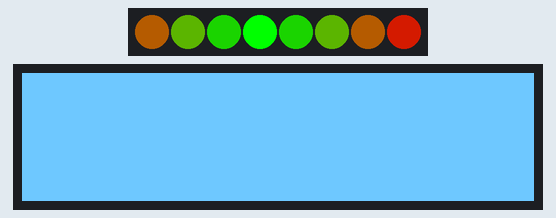
Bench run of a program on a simulated ESP8266 board running MicroPython. Shown: 8 RGB LEDs in strip order, left to right, 128×32 one-colour display. Library files of the repository ran but are not shown: neopixelstick.py; what the program prints to the serial console is not drawn.

Above: at 1.15 s.
At 2.3 s:
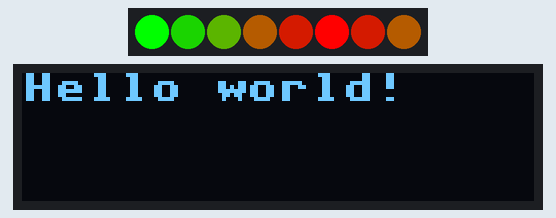
At 8.0 s:
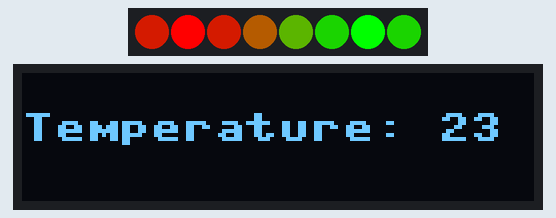
At 13.65 s:
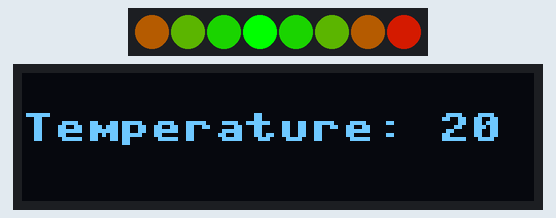
At 22.76 s:
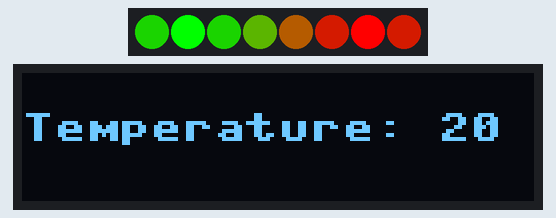
At 39.95 s:
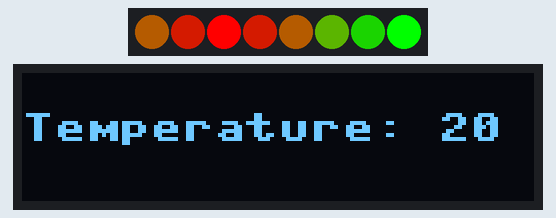
Timing chart, 0 to 40.0 s (numbered marks = the images above):
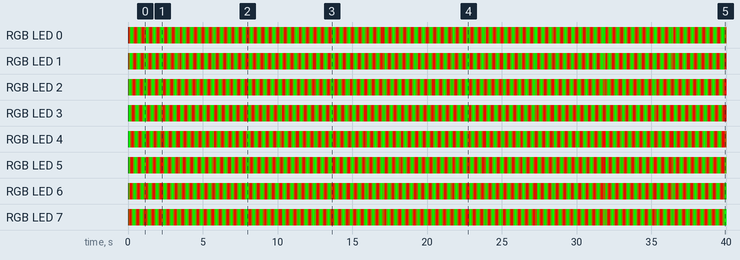

The program:

main_mywing.py
```python
# startup neopixels - Huzzah + MyFeatherWing (=neopixel-stick + button + OLED_I2C 128*32)
# 2017-1027 PePo new for MyFeatherWing works!

import time
import neopixelstick
import oledtest

try:
    while True:
        neopixelstick.demo()
        oledtest.demo()
        time.sleep(0.01)
except:
    oledtest.clearScreen() # clear OLED
    neopixelstick.off() # neopixels off
    oledtest.display("Demo done!")
    print('Demo done!')
```

oledtest.py
```python
# oledstest.py - OLED utility functions
# Pre-conditions
#   * OLED: I2C, 128*32 pixels
#    * micropython v1.8.5+ - het moet module importeren ondersteunen
#    * ssd1306.mpy op de ESP8266
#  2017-1027 PePo new for My FeatherWing shield - works!
# ----------------------
from micropython import const
from machine import Pin, I2C
import ssd1306
import time

# 2017_01010 updated I2C constructor
# i2c = I2C(scl=Pin(5), sda=Pin(4), freq=100000)
i2c = I2C(scl=Pin(5), sda=Pin(4))
print('i2c.scan: ', i2c.scan())   #[60]
__WIDTH = const(128) # screen dimensions
__HEIGHT = const(32)
oled = ssd1306.SSD1306_I2C(__WIDTH, __HEIGHT, i2c)

# several examples ..
def whiteScreen():
    oled.fill(1)
    oled.show()

def clearScreen():
    oled.fill(0)
    oled.show()

# 4 pixels ON in the corners
def pixelsInCorner(w=__WIDTH, h=__HEIGHT):
    oled.pixel(0,0,1)
    oled.pixel(w-1,h-1,1)
    oled.pixel(w-1,0,1)
    oled.pixel(0,h-1,1)
    oled.show()

def display(msg):
    oled.text(msg, 0, 0)
    oled.show()

def displayT(t):
    oled.text('Temperature: {0}'.format(t),0,10)
    oled.show()

WHITESCREEN = const(0)
HELLOWORLD = const(1)
PIXELSINCORNER = const(2)
TEMPERATURE = const(3)


# start demo
# 2017-1027 state machine
tempCount = 0
MAX_TIME_IN_STATE = const(100)
timeCount = MAX_TIME_IN_STATE

state = WHITESCREEN
def demo():
    global tempCount, state, timeCount

    # check if it's time for state activation or just counting down
    if timeCount < MAX_TIME_IN_STATE:
        timeCount = timeCount - 1
        if timeCount == 0:
            timeCount = MAX_TIME_IN_STATE
        return

    # time to activate a state
    clearScreen()
    timeCount = timeCount - 1

    if state == WHITESCREEN:
        whiteScreen()
        state  = HELLOWORLD
        return

    if state == HELLOWORLD:
        #clearScreen()
        display('Hello world!')
        state  = PIXELSINCORNER
        return

    if state == PIXELSINCORNER:
        #clearScreen()
        pixelsInCorner()
        state  = TEMPERATURE
        return

    if state == TEMPERATURE:
        #clearScreen()
        displayT(tempCount + 20)
        tempCount = tempCount + 1
        if tempCount > 4:
            tempCount = 0
            state  = WHITESCREEN
        return

#print("Usage: oledtest.demo()")
''' usage:
try:
    while True:
        demo()
        time.sleep(5.0)
except:
    clearScreen()
    display("Demo done!")
    print('Demo done!')
#'''
```
